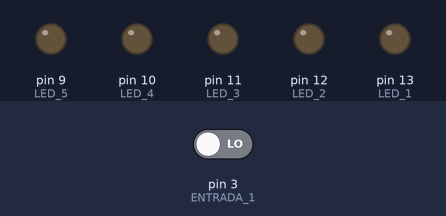
The sketch below on a simulated Arduino Uno, built with avr-gcc and run on an emulated ATmega328P. Parts: output pins drawn as LEDs (lit = HIGH). The test bench sets the inputs (shaded band); at power-on: pin 3 (ENTRADA_1) LOW.

Above: at 1.2 s.
1.3 s: pin 3 (ENTRADA_1) driven HIGH
At 2.2 s:
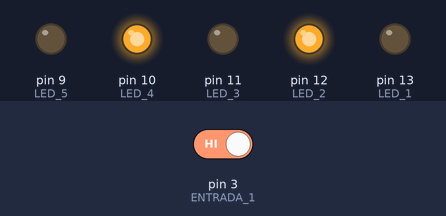
4.3 s: pin 3 (ENTRADA_1) driven LOW
At 5.1 s:
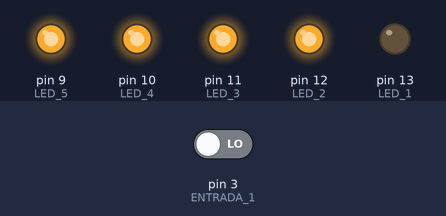
5.8 s: pin 3 (ENTRADA_1) driven HIGH
At 6.6 s:
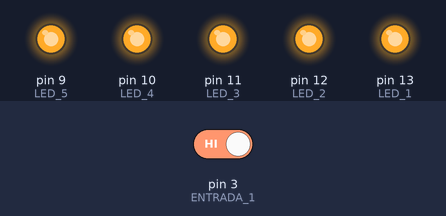
Timing chart, 0 to 14.3 s (numbered marks = the images above; inputs shaded):
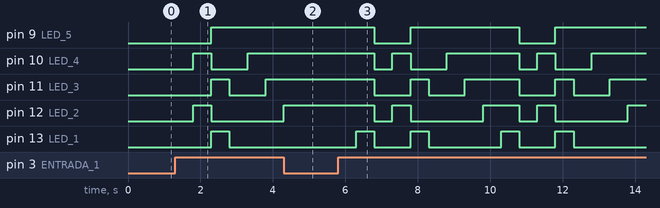

Measured:
- after the input at 1.3 s, pin 9 (LED_5): LOW → HIGH after 1.0 s; pin 10 (LED_4): LOW → HIGH after 0.50 s, → LOW 0.50 s later, → HIGH 1.0 s later; pin 11 (LED_3): LOW → HIGH after 1.0 s, → LOW 0.50 s later, → HIGH 1.0 s later; pin 12 (LED_2): LOW → HIGH after 0.50 s, → LOW 0.50 s later; pin 13 (LED_1): LOW → HIGH after 1.0 s, → LOW 0.50 s later
- after the input at 4.3 s, pin 9 (LED_5), pin 10 (LED_4), pin 11 (LED_3): stays HIGH (without the input it goes to LOW after 1.0 s); pin 12 (LED_2): goes on until 4.3 s, then stays HIGH; pin 13 (LED_1): stays LOW (without the input it goes to HIGH after 0.50 s)
- after the input at 5.8 s, pin 9 (LED_5): alternates HIGH for 3.0 s and LOW for 1.0 s, starting after 1.0 s; pin 10 (LED_4): HIGH → LOW after 1.0 s, → HIGH 0.50 s later, → LOW 0.50 s later, → HIGH 1.0 s later, … (8 changes in this stretch)

The sketch:

prog02.ino
```cpp
//Informações globais sobre o programa
const int ENTRADA_1 = 3;
const int LED_1 = 13;
const int LED_2 = 12;
const int LED_3 = 11;
const int LED_4 = 10;
const int LED_5 = 9;
const int LIGADO = HIGH;
const int DESLIGADO = LOW;

//Variavel global
int quantidade_de_acionamento = 0;

void setup()
{
  //Configurar os pinos de entrada
  pinMode(ENTRADA_1, INPUT);
  //Configurar os pinos de saida
  pinMode(LED_1,OUTPUT);
  pinMode(LED_2, OUTPUT);
  pinMode(LED_3, OUTPUT);
  pinMode(LED_4, OUTPUT);
  pinMode(LED_5, OUTPUT);

}

void loop()
{
  //Logica do problema
  if(digitalRead(ENTRADA_1) == LIGADO){
   quantidade_de_acionamento = quantidade_de_acionamento + 1;
    if(quantidade_de_acionamento > 7){
      quantidade_de_acionamento = 0;
    }
   delay(500);
  }

  if(quantidade_de_acionamento == 0){
    digitalWrite(LED_1, DESLIGADO);
    digitalWrite(LED_2, DESLIGADO);
    digitalWrite(LED_3, DESLIGADO);
    digitalWrite(LED_4, DESLIGADO);
    digitalWrite(LED_5, DESLIGADO);
  } else if(quantidade_de_acionamento == 1) {
    digitalWrite(LED_1, DESLIGADO);
    digitalWrite(LED_2, LIGADO);
    digitalWrite(LED_3, DESLIGADO);
    digitalWrite(LED_4, LIGADO);
    digitalWrite(LED_5, DESLIGADO);
  } else if(quantidade_de_acionamento == 2) {
    digitalWrite(LED_1, LIGADO);
    digitalWrite(LED_2, DESLIGADO);
    digitalWrite(LED_3, LIGADO);
    digitalWrite(LED_4, DESLIGADO);
    digitalWrite(LED_5, LIGADO);
  } else if(quantidade_de_acionamento == 3) {
    digitalWrite(LED_1, DESLIGADO);
    digitalWrite(LED_2, DESLIGADO);
    digitalWrite(LED_3, DESLIGADO);
    digitalWrite(LED_4, DESLIGADO);
    digitalWrite(LED_5, LIGADO);
  } else if(quantidade_de_acionamento == 4) {
    digitalWrite(LED_1, DESLIGADO);
    digitalWrite(LED_2, DESLIGADO);
    digitalWrite(LED_3, DESLIGADO);
    digitalWrite(LED_4, LIGADO);
    digitalWrite(LED_5, LIGADO);
  } else if(quantidade_de_acionamento == 5) {
    digitalWrite(LED_1, DESLIGADO);
    digitalWrite(LED_2, DESLIGADO);
    digitalWrite(LED_3, LIGADO);
    digitalWrite(LED_4, LIGADO);
    digitalWrite(LED_5, LIGADO);
  } else if(quantidade_de_acionamento == 6) {
    digitalWrite(LED_1, DESLIGADO);
    digitalWrite(LED_2, LIGADO);
    digitalWrite(LED_3, LIGADO);
    digitalWrite(LED_4, LIGADO);
    digitalWrite(LED_5, LIGADO);
  } else if(quantidade_de_acionamento == 7) {
    digitalWrite(LED_1, LIGADO);
    digitalWrite(LED_2, LIGADO);
    digitalWrite(LED_3, LIGADO);
    digitalWrite(LED_4, LIGADO);
    digitalWrite(LED_5, LIGADO);
  }
}
```
